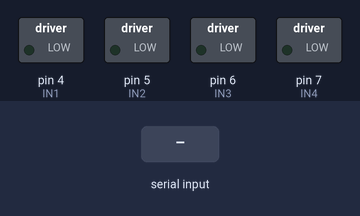
Recording of a sketch running on a simulated Arduino Uno, built with avr-gcc and run on an emulated ATmega328P. Parts: switched loads named in the sketch (green lamp = pin HIGH). Inputs (shaded band) come from the test bench.

Above: at 1.2 s.
1.3 s: "B" received over the second serial link
At 2.5 s:
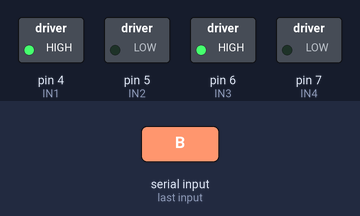
2.8 s: "F" received over the second serial link
At 3.8 s:
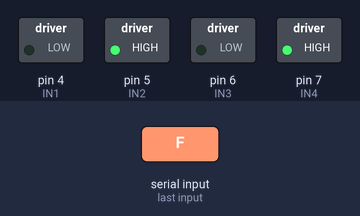
4.3 s: "R" received over the second serial link
At 5.0 s:
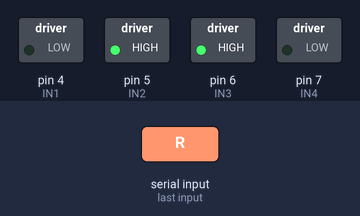
5.8 s: "L" received over the second serial link
At 6.1 s:
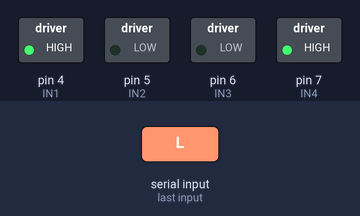
7.3 s: "1" received over the second serial link
At 8.5 s:
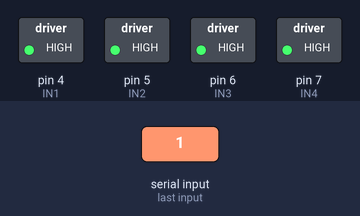
Timing chart, 0 to 9.8 s (numbered marks = the images above; inputs shaded):
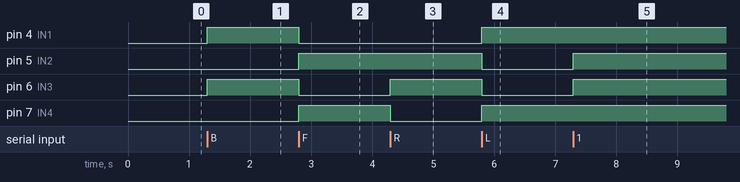

The sketch:

carroBluetooth.ino
```cpp
#include <SoftwareSerial.h>
#include <Servo.h>     // Adiciona a biblitoeca Servo
#include <Arduino.h>

SoftwareSerial bluetooth(2, 3);
//Definindo os pinos
#define trigPin A0     //Pino TRIG do sensor no pino analógico A0
#define echoPin A1     //Pino ECHO do sensor no pino analógico A1
#define trigPine A2   //Pino TRIG do sensor no pino analógico A2
#define echoPine A3    //Pino ECHO do sensor no pino analógico A3

int IN1 = 4;
int IN2 = 5;
int IN3 = 6;
int IN4 = 7;
char comando;


int DistanciaDireita, DistanciaEsquerda;  // variavel de Distâncias de ambos os lados
float Distancia = 0.00;

void setup() {
  //Define os pinos como saida
 Serial.begin(38400);
  bluetooth.begin(9600);
  pinMode(IN1, OUTPUT);
  pinMode(IN2, OUTPUT);
  pinMode(IN3, OUTPUT);
  pinMode(IN4, OUTPUT);
}

void loop() {
  while (bluetooth.available()) {
    comando = bluetooth.read();
    if (comando == 'B') {
      frent1();
    }
    else if (comando == 'F') {
      tras();
    }
    else if (comando == 'R') {
      esquerda();
    }
    else if (comando == 'L') {
      direita();
    }
    else{
      parado();
    }
  }
}

void frent1(){
  //Gira o Motor A e B no sentido horario
  digitalWrite(IN1, HIGH);
  digitalWrite(IN2, LOW);
  digitalWrite(IN3, HIGH);
  digitalWrite(IN4, LOW);
}

void tras() {
  //Gira o Motor A e B no sentido anti-horario
  digitalWrite(IN1, LOW);
  digitalWrite(IN2, HIGH);
  digitalWrite(IN3, LOW);
  digitalWrite(IN4, HIGH);
}

void esquerda() {
  digitalWrite(IN1, LOW);
  digitalWrite(IN2, HIGH);
  digitalWrite(IN3, HIGH);
  digitalWrite(IN4, LOW);
}

void direita() {
  digitalWrite(IN1, HIGH);
  digitalWrite(IN2, LOW);
  digitalWrite(IN3, LOW);
  digitalWrite(IN4, HIGH);
}

void parado() {
  digitalWrite(IN1, HIGH);
  digitalWrite(IN2, HIGH);
  digitalWrite(IN3, HIGH);
  digitalWrite(IN4, HIGH);
}
```

Measured:
- after the input at 1.3 s, pin 4 (IN1), pin 6 (IN3): LOW → HIGH at once
- after the input at 2.8 s, pin 4 (IN1), pin 6 (IN3): HIGH → LOW at once; pin 5 (IN2), pin 7 (IN4): LOW → HIGH at once
- after the input at 4.3 s, pin 6 (IN3): LOW → HIGH at once; pin 7 (IN4): HIGH → LOW at once
- after the input at 5.8 s, pin 4 (IN1), pin 7 (IN4): LOW → HIGH at once; pin 5 (IN2), pin 6 (IN3): HIGH → LOW at once
- after the input at 7.3 s, pin 5 (IN2), pin 6 (IN3): LOW → HIGH at once
